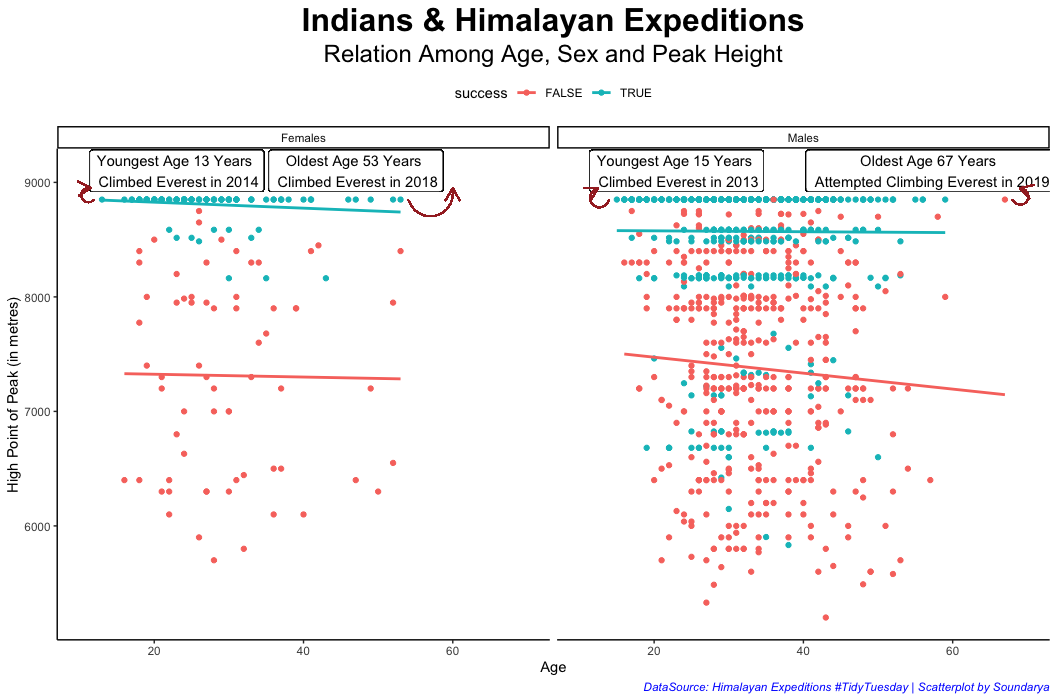

Generate this figure with R:
library(dplyr)
library(ggplot2)
members <- readr::read_csv('https://raw.githubusercontent.com/rfordatascience/tidytuesday/master/data/2020/2020-09-22/members.csv')
names(members)

# Gathering info on citizenship
table(members$citizenship)
India_string<-c("UK/India", "Nepal/India?", "Nepal/India", "India?", "India")

# Filtering Indians
all_india_members<- members %>%
  filter(citizenship %in% India_string)
dim(all_india_members)

# Some cleaning for pretty output and renaming variables
all_india_members$sex[all_india_members$sex=="F"]<-"Females"
all_india_members$sex[all_india_members$sex=="M"]<-"Males"
all_india_members<- all_india_members %>%
  filter(!sex=="NA", !age=="NA")

# Gathering info on lowest and oldest age and conquered peaks
## females
india_females<- all_india_members %>%
  filter(sex=="Females")
which.max(india_females$age)
india_females[189,]
which.min(india_females$age)
india_females[126,]
## males
india_males<- all_india_members %>%
  filter(sex=="Males")
which.max(india_males$age)
india_males[1501,]
which.min(india_males$age)
india_males[991,]
which.max(all_india_members$age)
all_india_members[1732,]
all_india_members$highpoint_metres[1732]=8850
all_india_members[1732,]


# Let's plot :-)
theme_set(theme_classic()) #my favorite theme

India_Him_plot<-ggplot(all_india_members, 
       aes(x=age, y=highpoint_metres,color=success))+
  xlim(10,70)+
  geom_point()+
  geom_smooth(se=FALSE,method = lm)+
  facet_wrap(.~sex)+
  geom_label(data = filter(all_india_members, sex=="Females"),
             aes(x=13,y=9100),
             nudge_y = 0,nudge_x = 10,
             label="Youngest Age 13 Years \n Climbed Everest in 2014",
             color="black")+
  geom_curve(data = filter(all_india_members, sex=="Females"),
             aes(x = 12, y = 8850, xend = 11.5, yend = 8950), 
             colour = "brown", 
             size=0.5, 
             curvature = -2.0,
             arrow = arrow(length = unit(0.03, "npc")))+
  geom_label(data = filter(all_india_members, sex=="Females"),
             aes(x=33,y=9100),
             nudge_y = 0,nudge_x = 14,
             label="Oldest Age 53 Years \n Climbed Everest in 2018",
             color="black")+
  geom_curve(data = filter(all_india_members, sex=="Females"),
             aes(x = 54, y = 8850, xend = 60, yend = 8950), 
             colour = "brown", 
             size=0.5, 
             curvature = 1,
             arrow = arrow(length = unit(0.03, "npc")))+
  geom_label(data = filter(all_india_members, sex=="Males"),
             aes(x=67,y=9100),
             nudge_y = 0,nudge_x = -10,
             label="Oldest Age 67 Years \n Attempted Climbing Everest in 2019",
             color="black")+
  geom_curve(data = filter(all_india_members, sex=="Males"),
             aes(x = 68, y = 8850, xend = 70, yend = 8950), 
             colour = "brown", 
             size=0.5, 
             curvature = 2,
             arrow = arrow(length = unit(0.03, "npc")))+
  geom_label(data = filter(all_india_members, sex=="Males"),
             aes(x=15,y=9100),
             nudge_y = 0,nudge_x = 8,
             label="Youngest Age 15 Years \n Climbed Everest in 2013",
             color="black")+
  geom_curve(data = filter(all_india_members, sex=="Males"),
             aes(x = 14, y = 8850, xend = 12, yend = 8950), 
             colour = "brown", 
             size=0.5, 
             curvature = -2.0,
             arrow = arrow(length = unit(0.03, "npc")))+
  xlab("Age")+ylab("High Point of Peak (in metres)")+
  labs(title = "Indians & Himalayan Expeditions",
       subtitle = "Relation Among Age, Sex and Peak Height",
       caption = "DataSource: Himalayan Expeditions #TidyTuesday | Scatterplot by Soundarya")+
  theme(plot.title = element_text(size=24,face="bold",hjust = 0.5),
        plot.subtitle = element_text(size=18, hjust = 0.5),
        plot.caption = element_text(color="blue", face="italic"),
        legend.position = "top")

India_Him_plot
